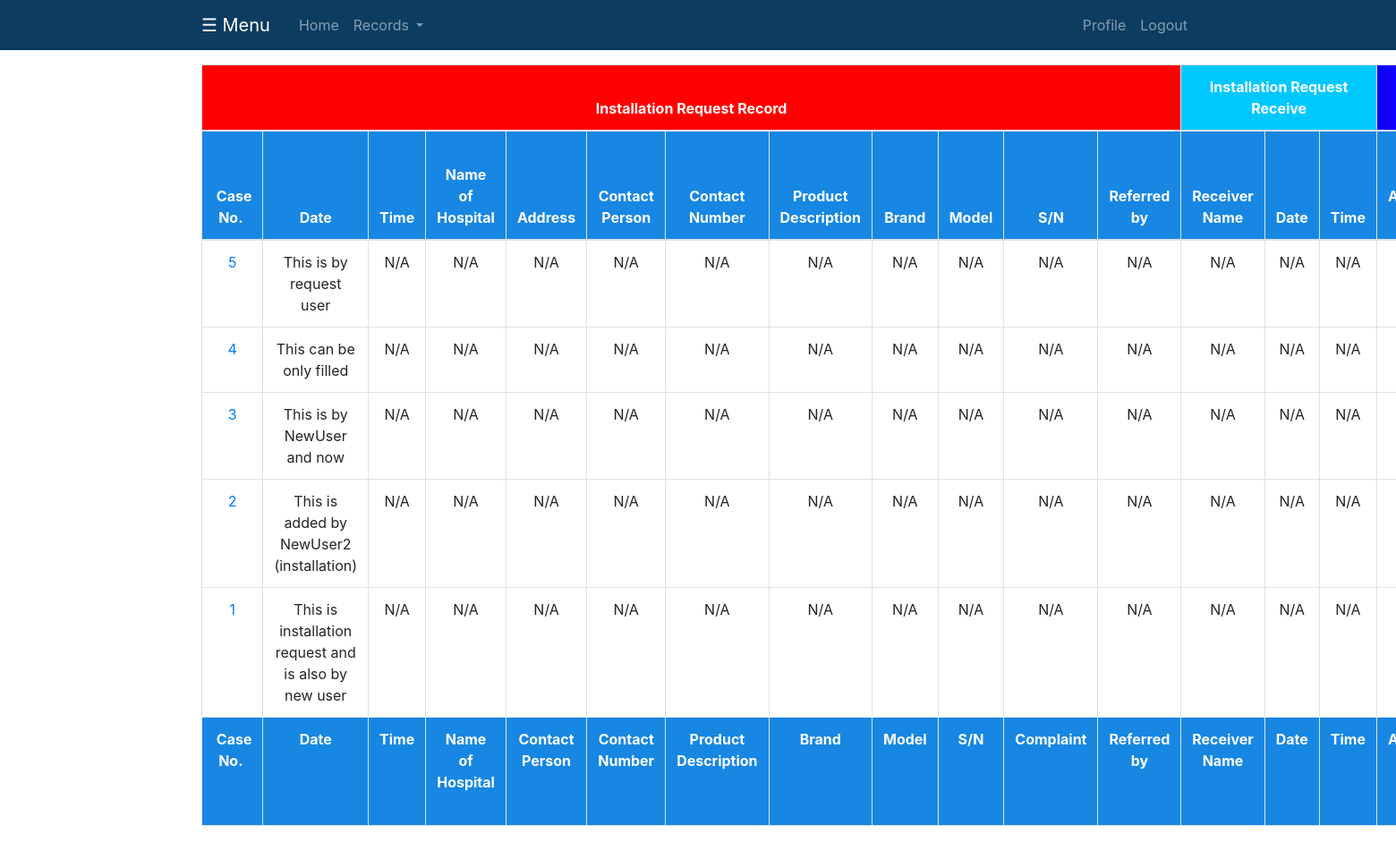
Screenshot of /installation_record/ (signed in) with the database file from the repository.
### blog/models.py (models this page shows, shortened)
class InstallationRecord(models.Model):
    case_no = models.CharField(max_length=10485760, default="N/A")
    date = models.CharField(max_length=1000, default="N/A")
    time = models.CharField(max_length=1000, default="N/A")
    name_of_hospital = models.CharField(max_length=1000, default="N/A")
    address = models.CharField(max_length=1000, default="N/A")
    contact_person = models.CharField(max_length=1000, default="N/A")
    contact_number = models.CharField(max_length=1000, default="N/A")
    product_description = models.TextField(max_length=10000, default="N/A")
    brand = models.CharField(max_length=1000, default="N/A")
    model = models.CharField(max_length=1000, default="N/A")
    s_n = models.CharField(max_length=1000, default="N/A")
    referred_by = models.CharField(max_length=1000, default="N/A")
    receiver_name = models.CharField(max_length=1000, default="N/A")
    receive_date = models.CharField(max_length=1000, default="N/A")
    receive_time = models.CharField(max_length=1000, default="N/A")
    assign_by = models.CharField(max_length=1000, default="N/A")
    assign_date = models.CharField(max_length=1000, default="N/A")
    assign_time = models.CharField(max_length=1000, default="N/A")
    expected_duration = models.CharField(max_length=1000, default="N/A")
    assign_to = models.CharField(max_length=1000, default="N/A")
    assign_remark = models.CharField(max_length=1000, default="N/A")
    installation_doc_no = models.CharField(max_length=1000, default="N/A")
    ref_inovice_contract_no = models.CharField(max_length=1000, default="N/A")
    installed_date = models.CharField(max_length=1000, default="N/A")
    installed_by = models.CharField(max_length=1000, default="N/A")
    service_contact_package = models.CharField(max_length=1000, default="N/A")
    warranty_card_no = models.CharField(max_length=1000, default="N/A")
    machine_warranty_expiry_date = models.CharField(max_length=1000, default="N/A")
    service_warranty_expiry_date = models.CharField(max_length=1000, default="N/A")
    installation_duration = models.CharField(max_length=1000, default="N/A")
    record_by = models.CharField(max_length=1000, default="N/A")
    installation_remark = models.CharField(max_length=1000, default="N/A")
    date_posted = models.DateTimeField(default=timezone.now())
    author = models.ForeignKey(User, on_delete=models.SET_NULL, blank=True, null=True)

### blog/views.py (the view)
# urls.py: path('installation_record/', InstallationServiceDataListView.as_view(), name="installation_record"),
class InstallationServiceDataListView(LoginRequiredMixin, ListView):
    model = InstallationRecord
    template_name = 'blog/installation_record.html'
    context_object_name = 'installation_records'
    ordering = ['-date_posted']

### blog/templates/blog/installation_record.html (shortened to what this page needs)
{% extends "blog/base6.html" %}
{% block content %}
<html lang="en">
<head>
    <link rel="stylesheet" href="https://stackpath.bootstrapcdn.com/bootstrap/4.4.1/css/bootstrap.min.css">
    <link rel="stylesheet" type="text/css" href="https://cdn.datatables.net/v/bs4/dt-1.10.20/datatables.min.css"/>
    <link rel="stylesheet" type="text/css" href="https://cdn.datatables.net/responsive/2.2.3/css/responsive.dataTables.min.css">
</head>
<body>
<br/><br/><br/>
<div class="container">
    <div class="row">
        <div>
            <table id="example" class="table table-bordered  display nowrap" cellspacing="0" width="100%">
                <thead style="background-color:#1787e3;color: white;">
                <tr>
                    <th style="background-color: #ff0000;" colspan="12">Installation Request Record</th>
                    <th style="background-color: #00c8ff;" colspan="3">Installation Request Receive</th>
                    <th style="background-color: #1100ff;" colspan="6">Assign Order</th>
                </tr>
                <tr>
                    <th>&nbsp;Case No.&nbsp;</th>
                    <th>Date</th>
                    <th>Time</th>
                    <th>Name of Hospital</th>
                    <th>Address</th>
                    <th>Contact Person</th>
                    <th>Contact Number</th>
                    <th>Product Description</th>
                    <th>Brand</th>
                    <th>Model</th>
                    <th>S/N</th>
                    <th>Referred by</th>
                    <th>Receiver Name</th>
                    <th>Date</th>
                    <th>Time</th>
                    <th>Assign By</th>
                </tr>
                </thead>
                <tbody>
                {% for installation_record_data in installation_records %}
                    <tr>
                        <td>
                            <a href="{% url 'installation_record_data-detail' installation_record_data.id %}">
                                {{ installation_record_data.case_no }}
                            </a>
                        </td>
                        <td>{{ installation_record_data.date }}</td>
                        <td>{{ installation_record_data.time }}</td>
                        <td>{{ installation_record_data.name_of_hospital }}</td>
                        <td>{{ installation_record_data.address }}</td>
                        <td>{{ installation_record_data.contact_person }}</td>
                        <td>{{ installation_record_data.contact_number }}</td>
                        <td>{{ installation_record_data.product_description }}</td>
                        <td>{{ installation_record_data.brand }}</td>
                        <td>{{ installation_record_data.model }}</td>
                        <td>{{ installation_record_data.s_n }}</td>
                        <td>{{ installation_record_data.referred_by }}</td>
                        <td>{{ installation_record_data.receiver_name }}</td>
                        <td>{{ installation_record_data.receive_date }}</td>
                        <td>{{ installation_record_data.receive_time }}</td>
                        <td>{{ installation_record_data.assign_by }}</td>
                    </tr>
                {% endfor %}
                </tbody>
                <tfoot style="background-color:#1787e3;color: white;">
                <tr>
                    <th>&nbsp;Case No.&nbsp;</th>
                    <th>Date</th>
                    <th>Time</th>
                    <th>Name of Hospital</th>
                    <th>Contact Person</th>
                    <th>Contact Number</th>
                    <th>Product Description</th>
                    <th>Brand</th>
                    <th>Model</th>
                    <th>S/N</th>
                    <th>Complaint</th>
                    <th>Referred by</th>
                    <th>Receiver Name</th>
                    <th>Date</th>
                    <th>Time</th>
                    <th>Assign By</th>
                </tr>
                </tfoot>
            </table>
        </div>
    </div>
</div>
</body>
</html>
{% endblock content %}

### blog/static/blog/main.css (style rules this page uses)
body { background: #fafafa; color: #333333; margin-top: 5rem; }

### blog/templates/blog/base6.html (style rules this page uses)
body { font-family: "Lato", sans-serif; }

### blog/templates/blog/installation_record.html (style rules this page uses)
th { text-align: center; }
td { text-align: center; }

### rows the page displays
InstallationRecord: case_no "5", date "This is by request user", time "N/A", name_of_hospital "N/A", address "N/A", contact_person "N/A", contact_number "N/A", product_description "N/A", brand "N/A", model "N/A", s_n "N/A", referred_by "N/A", receiver_name "N/A", receive_date "N/A", receive_time "N/A"
InstallationRecord: case_no "4", date "This can be only filled", time "N/A", name_of_hospital "N/A", address "N/A", contact_person "N/A", contact_number "N/A", product_description "N/A", brand "N/A", model "N/A", s_n "N/A", referred_by "N/A", receiver_name "N/A", receive_date "N/A", receive_time "N/A"
InstallationRecord: case_no "3", date "This is by NewUser and now", time "N/A", name_of_hospital "N/A", address "N/A", contact_person "N/A", contact_number "N/A", product_description "N/A", brand "N/A", model "N/A", s_n "N/A", referred_by "N/A", receiver_name "N/A", receive_date "N/A", receive_time "N/A"
InstallationRecord: case_no "2", date "This is added by NewUser2 (installation)", time "N/A", name_of_hospital "N/A", address "N/A", contact_person "N/A", contact_number "N/A", product_description "N/A", brand "N/A", model "N/A", s_n "N/A", referred_by "N/A", receiver_name "N/A", receive_date "N/A", receive_time "N/A"
InstallationRecord: case_no "1", date "This is installation request and is also by new user", time "N/A", name_of_hospital "N/A", address "N/A", contact_person "N/A", contact_number "N/A", product_description "N/A", brand "N/A", model "N/A", s_n "N/A", referred_by "N/A", receiver_name "N/A", receive_date "N/A", receive_time "N/A"
